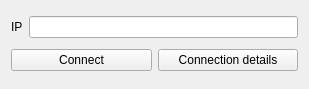
<?xml version="1.0" encoding="UTF-8"?>
<ui version="4.0">
 <class>mini_daq_connection</class>
 <widget class="QWidget" name="mini_daq_connection">
  <property name="geometry">
   <rect>
    <x>0</x>
    <y>0</y>
    <width>309</width>
    <height>89</height>
   </rect>
  </property>
  <property name="windowTitle">
   <string>Form</string>
  </property>
  <layout class="QVBoxLayout" name="verticalLayout">
   <item>
    <layout class="QHBoxLayout" name="horizontalLayout">
     <item>
      <widget class="QLabel" name="ip_lbl">
       <property name="text">
        <string>IP</string>
       </property>
      </widget>
     </item>
     <item>
      <widget class="QLineEdit" name="ip_lineedit"/>
     </item>
    </layout>
   </item>
   <item>
    <layout class="QHBoxLayout" name="horizontalLayout_2">
     <item>
      <widget class="QPushButton" name="pb_daq_connect">
       <property name="text">
        <string>Connect</string>
       </property>
      </widget>
     </item>
     <item>
      <widget class="QPushButton" name="pb_conn_details">
       <property name="text">
        <string>Connection details</string>
       </property>
      </widget>
     </item>
    </layout>
   </item>
  </layout>
 </widget>
 <resources/>
 <connections/>
</ui>
